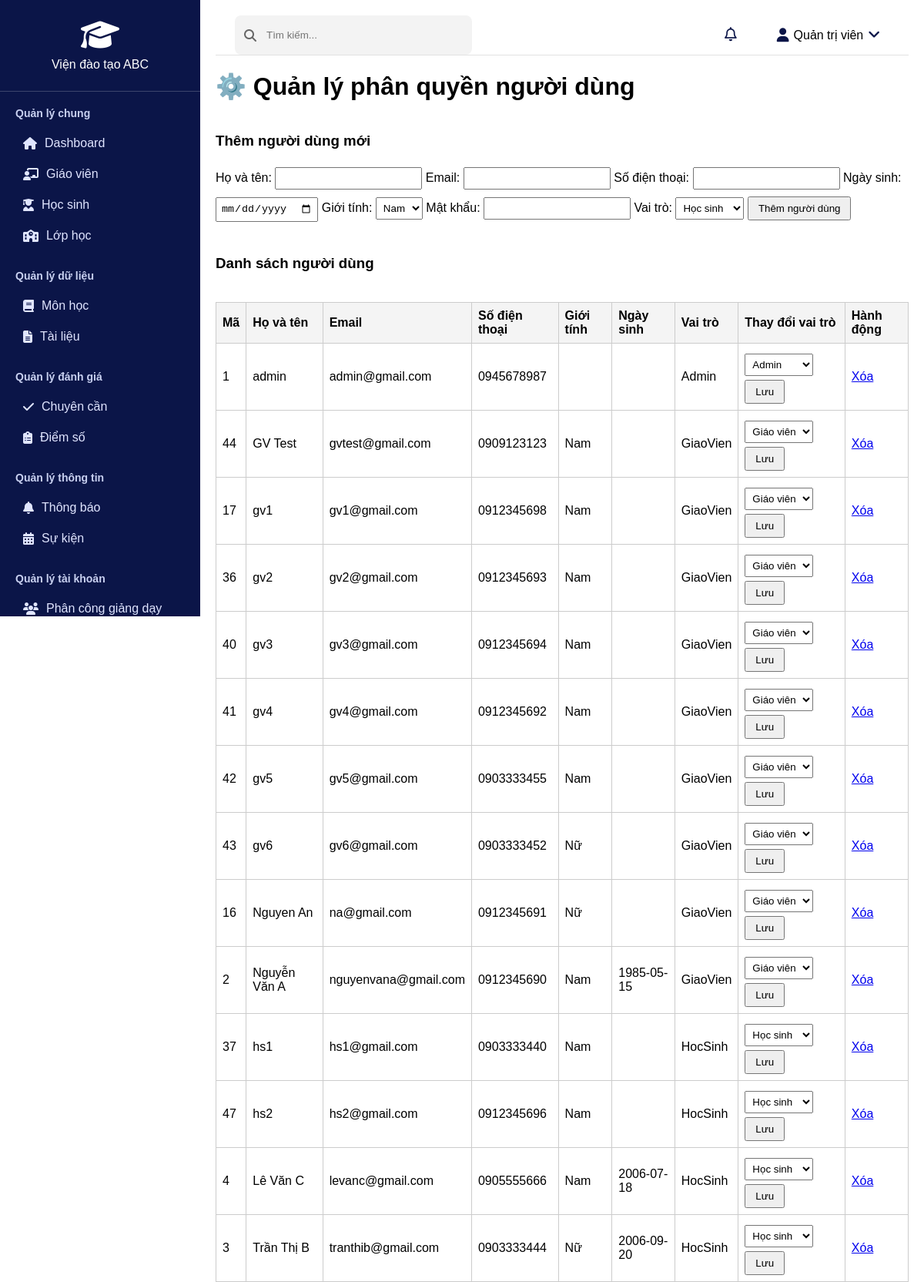
Screenshot of /pages/qlphanquyen.php with the database file from the repository.
### tables this page shows
CREATE TABLE `user` (
  `userID` int(11) NOT NULL,
  `hoVaTen` varchar(100) DEFAULT NULL,
  `matKhau` varchar(255) DEFAULT NULL,
  `sdt` varchar(20) DEFAULT NULL,
  `ngaySinh` date DEFAULT NULL,
  `gioiTinh` varchar(10) NOT NULL,
  `email` varchar(100) DEFAULT NULL,
  `vaiTro` enum('Admin','GiaoVien','HocSinh') DEFAULT NULL
);

### pages/qlphanquyen.php (the view, shortened to what this page needs)
<?php
include_once(__DIR__ . "/../csdl/db.php");
$sql = "SELECT userID, hoVaTen, email, sdt, vaiTro, gioiTinh, ngaySinh FROM user ORDER BY vaiTro, hoVaTen ASC";
$result = $conn->query($sql);
?>
<!DOCTYPE html>
<html lang="vi">
<head>
    <link rel="stylesheet" href="https://cdnjs.cloudflare.com/ajax/libs/font-awesome/6.5.0/css/all.min.css">
    <link rel="stylesheet" href="../sidebar.css">
    <link rel="stylesheet" href="../content.css">
</head>
<body>
    <aside class="sidebar">
        <div class="sidebar-header">
            <i class="fa-solid fa-graduation-cap logo"></i>
            <h2>Viện đào tạo ABC</h2>
        </div>
        <nav class="menu">
            <div class="menu-section">
                <div class="menu-title">Quản lý chung</div>
                <ul>
                    <li onclick="window.location.href='../index.php'"><i class="fa-solid fa-house"></i> Dashboard</li>
                    <li onclick="window.location.href='../pages/qlgiaovien.php'"><i class="fa-solid fa-chalkboard-user"></i> Giáo viên</li>
                    <li onclick="window.location.href='../pages/qlhocsinh.php'"><i class="fa-solid fa-user-graduate"></i> Học sinh</li>
                    <li onclick="window.location.href='../pages/qllophoc.php'"><i class="fa-solid fa-school"></i> Lớp học</li>
                </ul>
            </div>
            <div class="menu-section">
                <div class="menu-title">Quản lý dữ liệu</div>
                <ul>
                    <li onclick="window.location.href='../pages/qlmonhoc.php'"><i class="fa-solid fa-book"></i> Môn học</li>
                    <li onclick="window.location.href='../pages/qltailieu.php'"><i class="fa-solid fa-file-lines"></i> Tài liệu</li>
                </ul>
            </div>
            <div class="menu-section">
                <div class="menu-title">Quản lý đánh giá</div>
                <ul>
                    <li onclick="window.location.href='../pages/qlchuyencan.php'"><i class="fa-solid fa-check"></i> Chuyên cần</li>
                    <li onclick="window.location.href='../pages/qldiemso.php'"><i class="fa-solid fa-clipboard-list"></i> Điểm số</li>
                </ul>
            </div>
            <div class="menu-section">
                <div class="menu-title">Quản lý thông tin</div>
                <ul>
                    <li><i class="fa-solid fa-bell"></i> Thông báo</li>
                    <li><i class="fa-solid fa-calendar-days"></i> Sự kiện</li>
                </ul>
            </div>
            <div class="menu-section">
                <div class="menu-title">Quản lý tài khoản</div>
                <ul>
                    <li onclick="window.location.href='../pages/phanconggiangday.php'"><i class="fa-solid fa-users"></i> Phân công giảng dạy</li>
                </ul>
            </div>
        </nav>
    </aside>
    <div class="main-content">
        <header class="header">
            <div class="left">
                <div class="search-box">
                    <i class="fa-solid fa-magnifying-glass"></i>
                    <input type="text" placeholder="Tìm kiếm...">
                </div>
            </div>
            <div class="right">
                <div class="notification-area">
                    <i class="fa-regular fa-bell" id="bellIcon"></i>
                </div>
                <div class="user-info" onclick="toggleUserMenu()">
                    <i class="fa-solid fa-user"></i>
                    <span>Quản trị viên</span>
                    <i class="fa-solid fa-angle-down"></i>
                </div>
            </div>
        </header>
        <h1>⚙️ Quản lý phân quyền người dùng</h1>
        <h3>Thêm người dùng mới</h3>
        <form method="POST">
            <label>Họ và tên:</label>
            <input type="text" name="hoVaTen" required>
            <label>Email:</label>
            <input type="email" name="email" required>
            <label>Số điện thoại:</label>
            <input type="text" name="sdt" required>
            <label>Ngày sinh:</label>
            <input type="date" name="ngaySinh">
            <label>Giới tính:</label>
            <select name="gioiTinh" required>
                <option value="Nam">Nam</option>
            </select>
            <label>Mật khẩu:</label>
            <input type="password" name="matKhau" required>
            <label>Vai trò:</label>
            <select name="vaiTro" required>
                <option value="HocSinh">Học sinh</option>
            </select>
            <button type="submit" name="add">Thêm người dùng</button>
        </form>
        <h3>Danh sách người dùng</h3>
        <table>
            <thead>
                <tr>
                    <th>Mã</th>
                    <th>Họ và tên</th>
                    <th>Email</th>
                    <th>Số điện thoại</th>
                    <th>Giới tính</th>
                    <th>Ngày sinh</th>
                    <th>Vai trò</th>
                    <th>Thay đổi vai trò</th>
                    <th>Hành động</th>
                </tr>
            </thead>
            <tbody>
                <?php while ($row = $result->fetch_assoc()) { ?>
                    <tr>
                        <td><?= $row['userID'] ?></td>
                        <td><?= htmlspecialchars($row['hoVaTen']) ?></td>
                        <td><?= htmlspecialchars($row['email']) ?></td>
                        <td><?= htmlspecialchars($row['sdt']) ?></td>
                        <td><?= htmlspecialchars($row['gioiTinh']) ?></td>
                        <td><?= $row['ngaySinh'] ?></td>
                        <td><?= $row['vaiTro'] ?></td>
                        <td>
                            <form method="POST" style="display:inline;">
                                <select name="vaiTro">
                                    <option value="Admin" <?= $row['vaiTro'] == 'Admin' ? 'selected' : '' ?>>Admin</option>
                                    <option value="GiaoVien" <?= $row['vaiTro'] == 'GiaoVien' ? 'selected' : '' ?>>Giáo viên</option>
                                    <option value="HocSinh" <?= $row['vaiTro'] == 'HocSinh' ? 'selected' : '' ?>>Học sinh</option>
                                </select>
                                <button type="submit" name="updateRole">Lưu</button>
                            </form>
                        </td>
                        <td>
                            <a href="?delete=<?= $row['userID'] ?>" onclick="return confirm('Xóa người dùng này?')">Xóa</a>
                        </td>
                    </tr>
                <?php } ?>
            </tbody>
        </table>
    </div>
</body>
</html>

### sidebar.css (style rules this page uses)
body { margin: 0; font-family: "Segoe UI", sans-serif; background-color: #f4f6f8; }
.sidebar { width: 260px; background-color: #0b1e6b; color: #fff; display: flex; flex-direction: column; }
.sidebar-header { text-align: center; padding: 25px 10px; border-bottom: 1px solid rgba(255,255,255,0.2); }
.sidebar-header .logo { font-size: 40px; margin-bottom: 10px; }
.sidebar-header h2 { font-size: 16px; margin: 0; font-weight: 500; }
.menu { flex: 1; overflow-y: auto; padding: 10px 0; }
.menu-section { margin-bottom: 15px; }
.menu-title { font-weight: bold; font-size: 14px; padding: 10px 20px; color: #c8d0f0; }
.menu ul { list-style: none; margin: 0; padding: 0; }
.menu li { padding: 10px 20px; display: flex; align-items: center; gap: 10px; cursor: pointer; color: #e0e5ff; transition: background 0.2s ease, color 0.2s ease; border-radius: 6px; margin: 2px 10px; }

### content.css (style rules this page uses)
body { margin: 0; font-family: "Segoe UI", sans-serif; background: white; display: flex; height: 100vh; }
.sidebar { width: 260px; height: 100vh; background: #0b1548; color: white; flex-shrink: 0; position: fixed; top: 0; left: 0; overflow-y: auto; }
.main-content { margin-left: 260px; width: calc(100% - 260px); display: flex; flex-direction: column; height: 100vh; }
.header { height: 65px; background: #fff; display: flex; align-items: center; justify-content: space-between; padding: 0 25px; border-bottom: 1px solid #e2e2e2; position: sticky; top: 0; z-index: 0; }
.search-box { display: flex; align-items: center; background: #f3f3f3; border-radius: 8px; padding: 8px 12px; }
.search-box i { color: #666; margin-right: 8px; }
.search-box input { border: none; outline: none; background: transparent; width: 250px; }
.header .right { display: flex; align-items: center; gap: 20px; }
.header .right i { font-size: 18px; color: #0b1548; cursor: pointer; }
.user-info { display: flex; align-items: center; gap: 6px; cursor: pointer; position: relative; font-weight: 500; padding: 8px 12px; border-radius: 8px; transition: background 0.2s ease; }
.notification-area { position: relative; margin-right: 20px; cursor: pointer; }
.notification-area i { font-size: 20px; position: relative; }

### pages/qlphanquyen.php (style rules this page uses)
body { font-family: Arial, sans-serif; margin: 20px; }
table { width: 100%; border-collapse: collapse; margin-top: 20px; }
th, td { border: 1px solid #ccc; padding: 8px; text-align: left; }
th { background: #f4f4f4; }
form { margin-bottom: 20px; }
input, select { padding: 5px; margin: 5px 0; }
button { padding: 6px 12px; cursor: pointer; }

### rows the page displays
user: userID "1", hoVaTen "admin", email "admin@gmail.com", sdt "0945678987", vaiTro "Admin"
user: userID "44", hoVaTen "GV Test", email "gvtest@gmail.com", sdt "0909123123", gioiTinh "Nam", vaiTro "GiaoVien", vaiTro "Giáo viên"
user: userID "17", hoVaTen "gv1", email "gv1@gmail.com", sdt "0912345698", gioiTinh "Nam", vaiTro "GiaoVien", vaiTro "Giáo viên"
user: userID "36", hoVaTen "gv2", email "gv2@gmail.com", sdt "0912345693", gioiTinh "Nam", vaiTro "GiaoVien", vaiTro "Giáo viên"
user: userID "40", hoVaTen "gv3", email "gv3@gmail.com", sdt "0912345694", gioiTinh "Nam", vaiTro "GiaoVien", vaiTro "Giáo viên"
user: userID "41", hoVaTen "gv4", email "gv4@gmail.com", sdt "0912345692", gioiTinh "Nam", vaiTro "GiaoVien", vaiTro "Giáo viên"
user: userID "42", hoVaTen "gv5", email "gv5@gmail.com", sdt "0903333455", gioiTinh "Nam", vaiTro "GiaoVien", vaiTro "Giáo viên"
user: userID "43", hoVaTen "gv6", email "gv6@gmail.com", sdt "0903333452", gioiTinh "Nữ", vaiTro "GiaoVien", vaiTro "Giáo viên"
user: userID "16", hoVaTen "Nguyen An", email "na@gmail.com", sdt "0912345691", gioiTinh "Nữ", vaiTro "GiaoVien", vaiTro "Giáo viên"
user: userID "2", hoVaTen "Nguyễn Văn A", email "nguyenvana@gmail.com", sdt "0912345690", gioiTinh "Nam", ngaySinh "1985-05-15", vaiTro "GiaoVien", vaiTro "Giáo viên"
user: userID "37", hoVaTen "hs1", email "hs1@gmail.com", sdt "0903333440", gioiTinh "Nam", vaiTro "HocSinh", vaiTro "Học sinh"
user: userID "47", hoVaTen "hs2", email "hs2@gmail.com", sdt "0912345696", gioiTinh "Nam", vaiTro "HocSinh", vaiTro "Học sinh"
user: userID "4", hoVaTen "Lê Văn C", email "levanc@gmail.com", sdt "0905555666", gioiTinh "Nam", ngaySinh "2006-07-18", vaiTro "HocSinh", vaiTro "Học sinh"
user: userID "3", hoVaTen "Trần Thị B", email "tranthib@gmail.com", sdt "0903333444", gioiTinh "Nữ", ngaySinh "2006-09-20", vaiTro "HocSinh", vaiTro "Học sinh"
